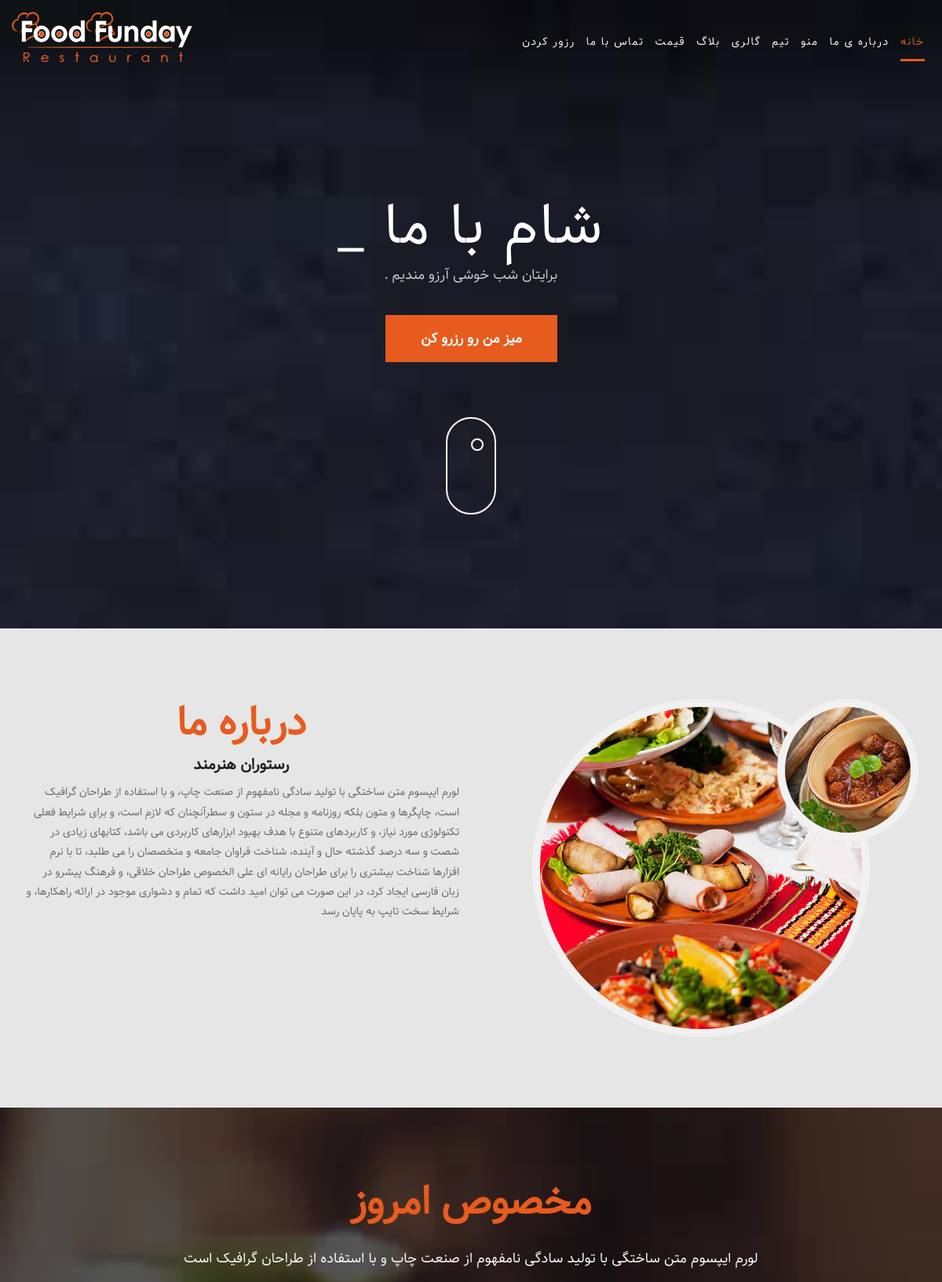
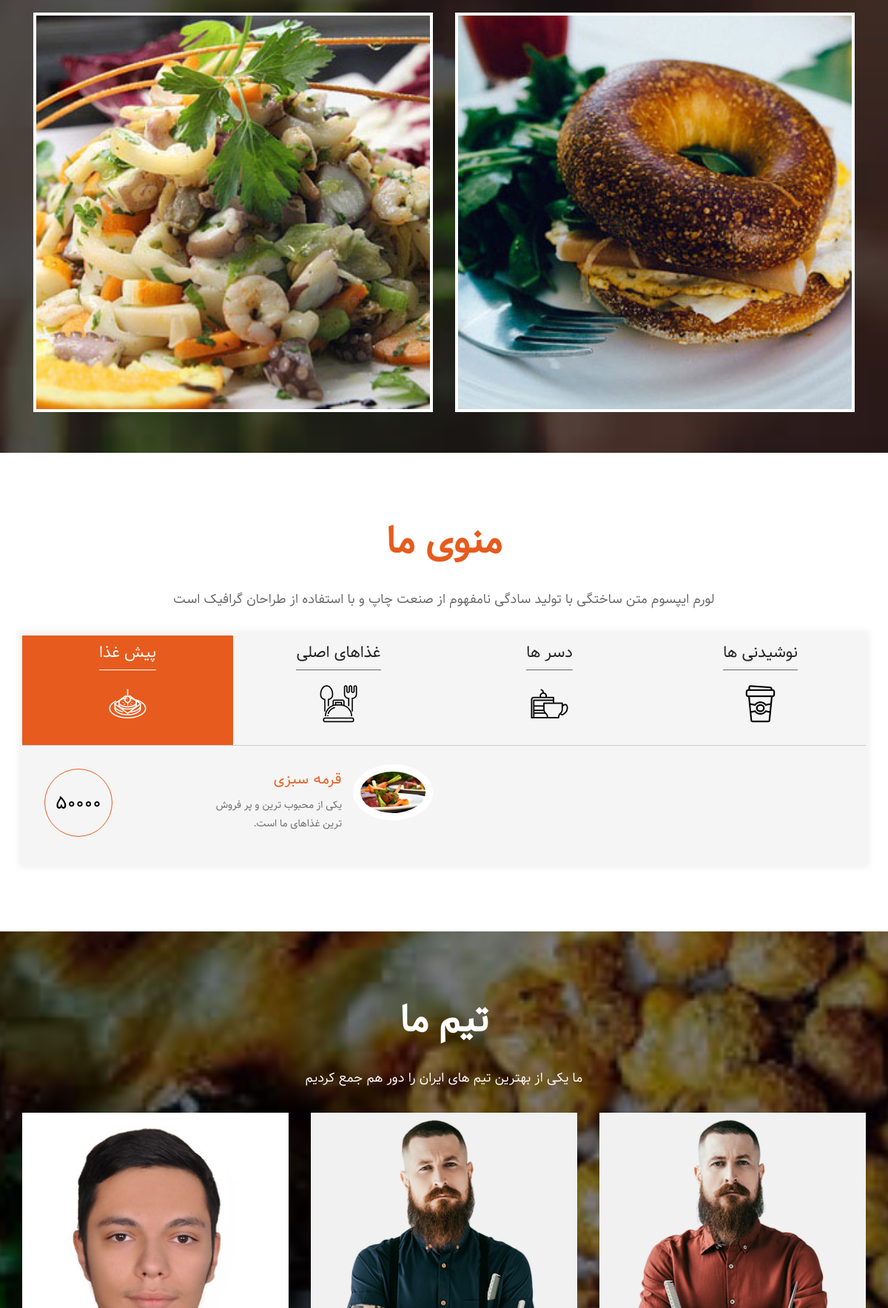
The page / (upper part) on the database its author committed (2 pictures, top to bottom).
### setting_site/models.py (models this page shows, shortened)
class AboutUs(models.Model):
    title = models.CharField(max_length=80, verbose_name='نام')
    description = models.TextField(verbose_name='توضیحات')
    class Meta:
        verbose_name_plural = 'درباره ما'

class TeamUs(models.Model):
    title = models.CharField(max_length=150, verbose_name='نام و نام خانوادگی')
    image = models.ImageField(upload_to=upload_image_path, null=True, blank=True, verbose_name='تصویر')
    body = models.TextField(max_length=350, verbose_name='درباره خود')
    class Meta:
        verbose_name_plural = 'کارمندان'

### products/models.py (models this page shows, shortened)
class Products(models.Model):
    title = models.CharField(max_length=50, verbose_name='نام غذا')
    price = models.IntegerField(verbose_name='قمیت')
    body = models.TextField(max_length=250, verbose_name='توضیح کوتاه در باره غذا')
    image = models.ImageField(upload_to=upload_image_path, null=True, blank=True, verbose_name='تصویر')
    categories = models.ManyToManyField(CategoryProducts, blank=True, verbose_name="دسته بندی ها")
    active = models.BooleanField(verbose_name='فعال / غیر فعال', default=True)
    Special_today = models.BooleanField(verbose_name='مخصوص امروز', default=False)
    objects = ProductsManager()
    class Meta:
        verbose_name = 'محصول'
        verbose_name_plural = 'محصولات'

### restauran/views.py (the view)
def home_page(request):
    categories_1 = Products.objects.get_products_by_category_1()
    categories_2 = Products.objects.get_products_by_category_2()
    categories_3 = Products.objects.get_products_by_category_3()
    categories_4 = Products.objects.get_products_by_category_4()
    teams = TeamUs.objects.all()[:3]
    about_us = AboutUs.objects.first()
    site_setting = SiteSetting.objects.first()
    special_today = Products.objects.get_special_today()
    gallery_food = Gallery.objects.all()
    context = {
        'about': about_us,
        'site_setting': site_setting,
        'teams': teams,
        'special_today': special_today,
        'gallery_food': gallery_food,
        'categories_1': categories_1,
        'categories_2': categories_2,
        'categories_3': categories_3,
        'categories_4': categories_4,
    }
    return render(request, 'home_page.html', context)

### products/models.py (called while the page is built)
    def get_products_by_category_1(self):
        return self.get_queryset().filter(categories__title__iexact='پیش غذا', active=True)

    def get_products_by_category_2(self):
        return self.get_queryset().filter(categories__title__iexact='غذاهای اصلی', active=True)

    def get_products_by_category_3(self):
        return self.get_queryset().filter(categories__title__iexact='دسر ها', active=True)

    def get_products_by_category_4(self):
        return self.get_queryset().filter(categories__title__iexact='نوشیدنی ها', active=True)

    def get_special_today(self):
        return self.get_queryset().filter(Special_today=True)

### templates/home_page.html (shortened to what this page needs)
{% load static %}
<!DOCTYPE html>
<html lang="en">
<head>
    <link rel="stylesheet" href="{% static 'css/bootstrap.min.css' %}">
    <link rel="stylesheet" href="{% static 'css/style.css' %}">
    <link rel="stylesheet" href="{% static 'css/responsive.css' %}">
    <link id="changeable-colors" rel="stylesheet" href="{% static 'css/colors/orange.css' %}"/>
</head>
<body>
<div id="site-header">
    <header id="header" class="header-block-top">
        <div class="container">
            <div class="row">
                <div class="main-menu">
                    <nav class="navbar navbar-default" id="mainNav">
                        <div class="navbar-header">
                            <div class="logo">
                                <a class="navbar-brand js-scroll-trigger logo-header" href="#">
                                    <img src="{% static 'images/logo.png' %}" alt="">
                                </a>
                            </div>
                        </div>
                        <div id="navbar" class="navbar-collapse collapse">
                            <ul class="nav navbar-nav navbar-right">
                                <li><a href="/resevation">رزور کردن</a></li>
                                <li><a href="#footer">تماس با ما</a></li>
                                <li><a href="#pricing">قیمت</a></li>
                                <li><a href="#blog">بلاگ</a></li>
                                <li><a href="#gallery">گالری</a></li>
                                <li><a href="#our_team">تیم</a></li>
                                <li><a href="#menu">منو</a></li>
                                <li><a href="#about">درباره ی ما </a></li>
                                <li class="active"><a href="#banner">خانه</a></li>
                            </ul>
                        </div>
                    </nav>
                </div>
            </div>
        </div>
    </header>
</div>
<div id="banner" class="banner full-screen-mode parallax">
    <div class="container pr">
        <div class="col-lg-12 col-md-12 col-sm-12 col-xs-12">
            <div class="banner-static">
                <div class="banner-text">
                    <div class="banner-cell">
                        <h1>شام با ما <span
                                class="cursor" data-cursorDisplay="_" data-owner="some-id"></span></h1>
                        <p style="direction: rtl">برایتان شب خوشی آرزو مندیم .</p>
                        <div class="book-btn">
                            <a href="/resevation" class="table-btn hvr-underline-from-center">میز من رو رزرو کن</a>
                        </div>
                        <a href="#about">
                            <div class="mouse"></div>
                        </a>
                    </div>
                </div>
            </div>
        </div>
    </div>
</div>
<div id="about" class="about-main pad-top-100 pad-bottom-100">
    <div class="container">
        <div class="row">
            <div class="col-lg-6 col-md-6 col-sm-12 col-xs-12">
                <div class="wow fadeIn" data-wow-duration="1s" data-wow-delay="0.1s">
                    <h2 class="block-title"> درباره ما </h2>
                    <h3>{{ about.title }}</h3>
                    <p>{{ about.description }} </p>
                </div>
            </div>
            <div class="col-lg-6 col-md-6 col-sm-12 col-xs-12">
                <div class="wow fadeIn" data-wow-duration="1s" data-wow-delay="0.1s">
                    <div class="about-images">
                        <img class="about-main" src="{% static 'images/about-main.jpg' %}" alt="About Main Image">
                        <img class="about-inset" src="{% static 'images/about-inset.jpg' %}" alt="About Inset Image">
                    </div>
                </div>
            </div>
        </div>
    </div>
</div>
{% if special_today %}
    <div class="special-menu pad-top-100 parallax">
        <div class="container">
            <div class="row">
                <div class="col-lg-12 col-md-12 col-sm-12 col-xs-12">
                    <div class="wow fadeIn" data-wow-duration="1s" data-wow-delay="0.1s">
                        <h2 class="block-title color-white text-center"> مخصوص امروز </h2>
                        <h5 class="title-caption text-center"> لورم ایپسوم متن ساختگی با تولید سادگی نامفهوم از صنعت چاپ
                            و
                            با استفاده از طراحان گرافیک است </h5>
                    </div>
                    <div class="special-box">
                        <div id="owl-demo">
                            {% for products in special_today %}
                                <div class="item item-type-zoom">
                                    <div class="item-img">
                                        <img src="{{ products.image.url }}" alt="{{ products.title }}">
                                    </div>
                                </div>
                            {% endfor %}
                        </div>
                    </div>
                </div>
            </div>
        </div>
    </div>
{% endif %}
<div id="menu" class="menu-main pad-top-100 pad-bottom-100">
    <div class="container">
        <div class="row">
            <div class="col-lg-12 col-md-12 col-sm-12 col-xs-12">
                <div class="wow fadeIn" data-wow-duration="1s" data-wow-delay="0.1s">
                    <h2 class="block-title text-center">
                        منوی ما
                    </h2>
                    <p class="title-caption text-center">لورم ایپسوم متن ساختگی با تولید سادگی نامفهوم از صنعت چاپ و با
                        استفاده از طراحان گرافیک است </p>
                </div>
                <div class="tab-menu">
                    <div class="slider slider-nav">
                        <div class="tab-title-menu">
                            <h2>پیش غذا</h2>
                            <p><i class="flaticon-canape"></i></p>
                        </div>
                        <div class="tab-title-menu">
                            <h2>غذاهای اصلی</h2>
                            <p><i class="flaticon-dinner"></i></p>
                        </div>
                        <div class="tab-title-menu">
                            <h2>دسر ها</h2>
                            <p><i class="flaticon-desert"></i></p>
                        </div>
                        <div class="tab-title-menu">
                            <h2>نوشیدنی ها</h2>
                            <p><i class="flaticon-coffee"></i></p>
                        </div>
                    </div>
                    <div class="slider slider-single">
                        <div>
                            {% for product in categories_1 %}
                                <div class="col-lg-6 col-md-6 col-sm-12 col-xs-12 ">
                                    <div class="offer-item">
                                        <img src="{{ product.image.url }}" alt="{{ product.title }}"
                                             class="img-responsive">
                                        <div>
                                            <h3>{{ product.title }}</h3>
                                            <p>
                                                {{ product.body }}
                                            </p>
                                        </div>
                                        <span class="offer-price"> {{ product.price }} </span>
                                    </div>
                                </div>
                            {% endfor %}
                        </div>
                    </div>
                </div>
            </div>
        </div>
    </div>
</div>
<div id="our_team" class="team-main pad-top-100 pad-bottom-100 parallax">
    <div class="container">
        <div class="row">
            <div class="col-lg-12 col-md-12 col-sm-12 col-xs-12">
                <div class="wow fadeIn" data-wow-duration="1s" data-wow-delay="0.1s">
                    <h2 class="block-title text-center">
                        تیم ما
                    </h2>
                    <p class="title-caption text-center"> ما یکی از بهترین تیم های ایران را دور هم جمع کردیم</p>
                </div>
                <div class="team-box">
                    <div class="row">
                        {% for team in teams %}
                            <div class="col-md-4 col-sm-6">
                                <div class="sf-team">
                                    <div class="thumb">
                                        <a href="#"><img src="{{ team.image.url }}" alt="{{ team.title }}"></a>
                                    </div>
                                </div>
                            </div>
                        {% endfor %}
                    </div>
                </div>
            </div>
        </div>
    </div>
</div>
</body>
</html>

### static/css/responsive.css (style rules this page uses)
@media (max-width: 1240px) { .main-menu nav li a { margin: 0 7px; } }
@media (min-width: 768px) { .banner-cell .mouse:after { position: absolute; top: 25px; left: 50%; width: calc(4px * 4); height: calc(4px * 4); } }
@media (min-width: 768px) { .banner-cell .mouse { width: calc(16px * 4); height: calc(31px * 4); margin: 70px auto 0px; background: none; border: 2px solid white; border-radius: calc(16px * 4); } }

### static/css/colors/orange.css (style rules this page uses)
.main-menu .navbar-default .navbar-nav .active a { color: #e75b1e; }
.main-menu nav li a::after { background: #e75b1e; }
.book-btn a { background: #e75b1e; border: 3px solid #e75b1e; }
.hvr-underline-from-center::before { background:#f04900; }
.block-title { color: #e75b1e; }
.offer-item div h3 { color: #e75b1e; }
.tab-menu .is-active { background: #e75b1e; }
.offer-item .offer-price { border: 1px solid #e75b1e; }

### rows shown on the page
AboutUs: title "رستوران هنرمند", description "لورم ایپسوم متن ساختگی با تولید سادگی نامفهوم از صنعت چاپ، و با استفاده از طراحان گرافیک است، چاپگرها و متون بلکه روزنامه و مجله در ستون و سطرآنچنان که لازم است، و برای شرایط فعلی تکنولوژی مورد نیاز، و کاربردهای متنوع با هدف بهبود ابزارهای کاربردی می باشد، کتابهای زیادی در شصت و سه درصد گذشته حال و آینده، شناخت فراوان جامعه و متخصصان را می طلبد، تا با نرم افزارها شناخت بیشتری را برای طراحان رایانه ای علی الخصوص طراحان خلاقی، و فرهنگ پیشرو در زبان فارسی ایجاد کرد، در این صورت می توان امید داشت که تمام و دشواری موجود در ارائه راهکارها، و شرایط سخت تایپ به پایان رسد"
Products: image (picture)
Products: image (picture)
Products: image (picture), title "قرمه سبزی", body "یکی از محبوب ترین و پر فروش ترین غذاهای ما است.", price "50000"
TeamUs: image (picture)
TeamUs: image (picture)
TeamUs: image (picture)
